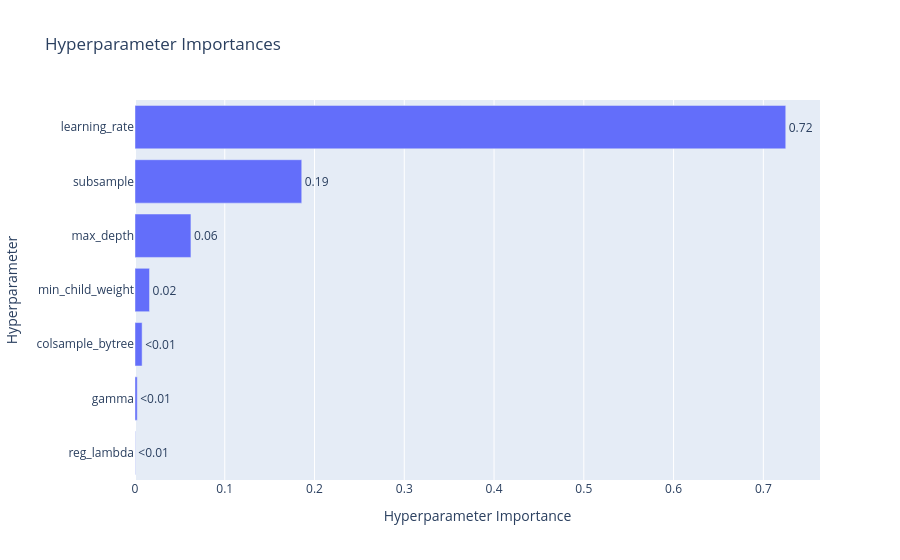

Source (notebook cell):
### Markdown cell above
Model 2:

### Code cell
if __name__ == "__main__":
    start_time = datetime.now()
    
    # set data
    model_id = "model_2"
    model_category = "xgboost"
    
    # load data
    X_data = pd.read_csv(f"data/X_train_{model_id}.csv", keep_default_na=False)
    y_data = pd.read_csv(f"data/y_train_{model_id}.csv", keep_default_na=False).values.ravel()

    # run 100 trails
    study = optuna.create_study(direction="maximize", study_name=f"{model_id}_tuning", sampler=optuna.samplers.TPESampler(seed=1985))
    study.optimize(lambda trial: objective(trial, X_data, y_data), n_trials=100, n_jobs=-1)
    # save as fig
    fig = optuna.visualization.plot_param_importances(study)
    fig.show()
    save_path = f"figures/{model_id}_{model_category}_param_importance.png"
    fig.write_image(save_path)
    print(f"Time: {datetime.now() - start_time}")

### Figure 1 — Plotly figure (JSON) as saved in the notebook; plotly's stock layout.template omitted (floating-point values rounded to 4 significant figures)
{"data": [{"cliponaxis": false, "hovertemplate": ["reg_lambda (FloatDistribution): 0.00032642543674897003<extra></extra>", "gamma (FloatDistribution): 0.0025080009964830972<extra></extra>", "colsample_bytree (FloatDistribution): 0.007931128419117488<extra></extra>", "min_child_weight (IntDistribution): 0.016181013654124346<extra></extra>", "max_depth (IntDistribution): 0.062314811600710784<extra></extra>", "subsample (FloatDistribution): 0.18576074028665693<extra></extra>", "learning_rate (FloatDistribution): 0.7249778796061583<extra></extra>"], "name": "Objective Value", "orientation": "h", "text": ["<0.01", "<0.01", "<0.01", "0.02", "0.06", "0.19", "0.72"], "textposition": "outside", "type": "bar", "x": [0.0003264, 0.002508, 0.007931, 0.01618, 0.06231, 0.1858, 0.725], "y": ["reg_lambda", "gamma", "colsample_bytree", "min_child_weight", "max_depth", "subsample", "learning_rate"]}], "layout": {"title": {"text": "Hyperparameter Importances"}, "xaxis": {"title": {"text": "Hyperparameter Importance"}}, "yaxis": {"title": {"text": "Hyperparameter"}}}}
